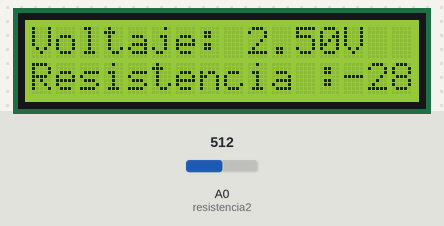
The sketch below on a simulated Arduino Uno, built with avr-gcc and run on an emulated ATmega328P. On the bench: 16×2 character LCD. Inputs (shaded band) come from the test bench; at power-on: A0 (resistencia2) = 512.

Above: at 6.2 s.
6.3 s: A0 (resistencia2) set to 716
At 7.9 s:
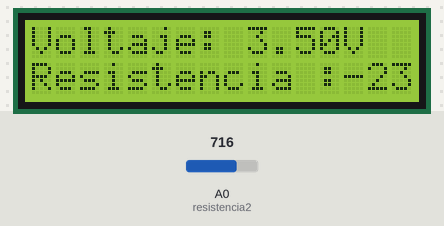
10.4 s: A0 (resistencia2) set to 900
At 12.1 s:
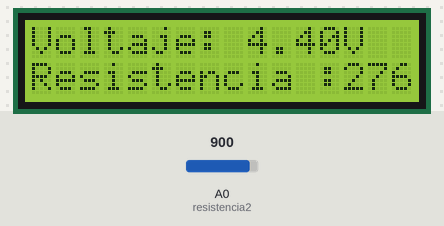
13.8 s: A0 (resistencia2) set to 1023
At 15.3 s:
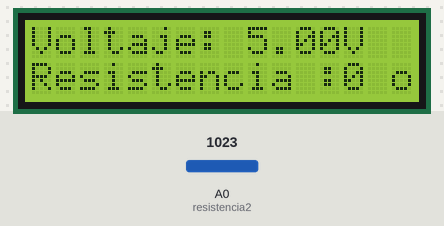
Timing chart, 0 to 16.8 s (numbered marks = the images above; inputs shaded):
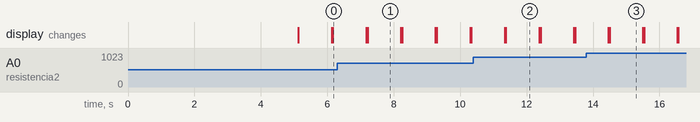

The sketch:

OHMIMETRO_LENIN.ino
```cpp
/*
 * Fundacion Kinal
 * Centro educativo tecnico laboral Kinal
 * Electronica
 * Grado: Quinto
 * Sección: A
 * Curso: Taller de electronica digital y reparación de computadoras I
 * Nombre: lenin toc
 * Carnet: 2019363
 * Proyecto: hometro
*/
#include <LiquidCrystal_I2C.h>
#include <Wire.h>
#define direccion_lcd 0x27
#define filas 2
#define columnas 16
const float resistencia1= 1000.0;
LiquidCrystal_I2C lcd(direccion_lcd, columnas, filas);


// Pin analógico para medir la resistencia desconocida
const int resistencia2 = A0;

void setup() {
  lcd.init();
  lcd.backlight();

  lcd.print("Ohmetro de lenin :D");
  lcd.setCursor(0, 1);
  lcd.print("LISTO");
  delay(5000);
  lcd.clear();
}

void loop() {
  int lectura_de_pin = analogRead(resistencia2);
  float voltaje = lectura_de_pin * (5.0 / 1023.0);
  float resistencia2 = (lectura_de_pin*resistencia1 / (5.0 - voltaje));
  int resultado = (resistencia2/2);
  lcd.setCursor(0, 0);
  lcd.print("Voltaje: ");
  lcd.print(voltaje);
  lcd.print("V");

  lcd.setCursor(0, 1);
  lcd.print("Resistencia :");
  lcd.print(resultado);
  lcd.print(" ohmios");

  delay(1000);
  lcd.clear();
}
```

Measured:
- after the input at 6.3 s, the display: first differs from a run without the input after 0.91 s (image 1)
- after the input at 10.4 s, the display: first differs from a run without the input after 0.98 s (image 2)
- after the input at 13.8 s, the display: first differs from a run without the input after 0.70 s (image 3)
- what the display in image 1 shows lasts 1.0 s, from 7.2 s to 8.2 s
